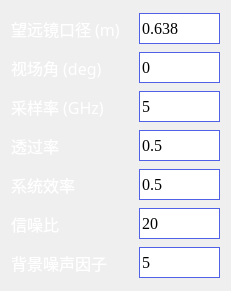
   <widget class="QWidget" name="widget_13" native="true">
    <property name="geometry">
     <rect>
      <x>29</x>
      <y>450</y>
      <width>231</width>
      <height>291</height>
     </rect>
    </property>
    <property name="sizePolicy">
     <sizepolicy hsizetype="Fixed" vsizetype="Fixed">
      <horstretch>0</horstretch>
      <verstretch>0</verstretch>
     </sizepolicy>
    </property>
    <layout class="QGridLayout" name="gridLayout_7">
     <item row="2" column="1">
      <widget class="QLineEdit" name="lineEdit_44">
       <property name="enabled">
        <bool>true</bool>
       </property>
       <property name="sizePolicy">
        <sizepolicy hsizetype="Preferred" vsizetype="Preferred">
         <horstretch>0</horstretch>
         <verstretch>0</verstretch>
        </sizepolicy>
       </property>
       <property name="minimumSize">
        <size>
         <width>81</width>
         <height>31</height>
        </size>
       </property>
       <property name="maximumSize">
        <size>
         <width>81</width>
         <height>31</height>
        </size>
       </property>
       <property name="font">
        <font>
         <family>Times New Roman</family>
         <pointsize>12</pointsize>
         <weight>50</weight>
         <italic>false</italic>
         <bold>false</bold>
        </font>
       </property>
       <property name="styleSheet">
        <string notr="true">border-style: outset; 
border-width: 1px; 
border-style:solid;
border-color: rgb(81,97,230);</string>
       </property>
       <property name="text">
        <string>5</string>
       </property>
      </widget>
     </item>
     <item row="4" column="0">
      <widget class="QLabel" name="label_88">
       <property name="font">
        <font>
         <family>微软雅黑</family>
         <pointsize>12</pointsize>
         <weight>50</weight>
         <italic>false</italic>
         <bold>false</bold>
        </font>
       </property>
       <property name="styleSheet">
        <string notr="true">color:rgb(255, 255, 255);
</string>
       </property>
       <property name="text">
        <string>系统效率</string>
       </property>
       <property name="textFormat">
        <enum>Qt::AutoText</enum>
       </property>
      </widget>
     </item>
     <item row="5" column="1">
      <widget class="QLineEdit" name="lineEdit_53">
       <property name="enabled">
        <bool>true</bool>
       </property>
       <property name="sizePolicy">
        <sizepolicy hsizetype="Preferred" vsizetype="Preferred">
         <horstretch>0</horstretch>
         <verstretch>0</verstretch>
        </sizepolicy>
       </property>
       <property name="minimumSize">
        <size>
         <width>81</width>
         <height>31</height>
        </size>
       </property>
       <property name="maximumSize">
        <size>
         <width>81</width>
         <height>31</height>
        </size>
       </property>
       <property name="font">
        <font>
         <family>Times New Roman</family>
         <pointsize>12</pointsize>
         <weight>50</weight>
         <italic>false</italic>
         <bold>false</bold>
        </font>
       </property>
       <property name="styleSheet">
        <string notr="true">border-style: outset; 
border-width: 1px; 
border-style:solid;
border-color: rgb(81,97,230);</string>
       </property>
       <property name="text">
        <string>20</string>
       </property>
      </widget>
     </item>
     <item row="1" column="0">
      <widget class="QLabel" name="label_89">
       <property name="font">
        <font>
         <family>微软雅黑</family>
         <pointsize>12</pointsize>
         <weight>50</weight>
         <italic>false</italic>
         <bold>false</bold>
        </font>
       </property>
       <property name="styleSheet">
        <string notr="true">color:rgb(255, 255, 255);
</string>
       </property>
       <property name="text">
        <string>视场角 (deg)</string>
       </property>
       <property name="textFormat">
        <enum>Qt::AutoText</enum>
       </property>
      </widget>
     </item>
     <item row="2" column="0">
      <widget class="QLabel" name="label_90">
       <property name="font">
        <font>
         <family>微软雅黑</family>
         <pointsize>12</pointsize>
         <weight>50</weight>
         <italic>false</italic>
         <bold>false</bold>
        </font>
       </property>
       <property name="styleSheet">
        <string notr="true">color:rgb(255, 255, 255);
</string>
       </property>
       <property name="text">
        <string>采样率 (GHz)</string>
       </property>
       <property name="textFormat">
        <enum>Qt::AutoText</enum>
       </property>
      </widget>
     </item>
     <item row="0" column="0">
      <widget class="QLabel" name="label_85">
       <property name="font">
        <font>
         <family>微软雅黑</family>
         <pointsize>12</pointsize>
         <weight>50</weight>
         <italic>false</italic>
         <bold>false</bold>
        </font>
       </property>
       <property name="styleSheet">
        <string notr="true">color:rgb(255, 255, 255);
</string>
       </property>
       <property name="text">
        <string>望远镜口径 (m)</string>
       </property>
       <property name="textFormat">
        <enum>Qt::AutoText</enum>
       </property>
      </widget>
     </item>
     <item row="3" column="1">
      <widget class="QLineEdit" name="lineEdit_41">
       <property name="enabled">
        <bool>true</bool>
       </property>
       <property name="sizePolicy">
        <sizepolicy hsizetype="Preferred" vsizetype="Preferred">
         <horstretch>0</horstretch>
         <verstretch>0</verstretch>
        </sizepolicy>
       </property>
       <property name="minimumSize">
        <size>
         <width>81</width>
         <height>31</height>
        </size>
       </property>
       <property name="maximumSize">
        <size>
         <width>81</width>
         <height>31</height>
        </size>
       </property>
       <property name="font">
        <font>
         <family>Times New Roman</family>
         <pointsize>12</pointsize>
         <weight>50</weight>
         <italic>false</italic>
         <bold>false</bold>
        </font>
       </property>
       <property name="styleSheet">
        <string notr="true">border-style: outset; 
border-width: 1px; 
border-style:solid;
border-color: rgb(81,97,230);</string>
       </property>
       <property name="text">
        <string>0.5</string>
       </property>
      </widget>
     </item>
     <item row="4" column="1">
      <widget class="QLineEdit" name="lineEdit_43">
       <property name="enabled">
        <bool>true</bool>
       </property>
       <property name="sizePolicy">
        <sizepolicy hsizetype="Preferred" vsizetype="Preferred">
         <horstretch>0</horstretch>
         <verstretch>0</verstretch>
        </sizepolicy>
       </property>
       <property name="minimumSize">
        <size>
         <width>81</width>
         <height>31</height>
        </size>
       </property>
       <property name="maximumSize">
        <size>
         <width>81</width>
         <height>31</height>
        </size>
       </property>
       <property name="font">
        <font>
         <family>Times New Roman</family>
         <pointsize>12</pointsize>
         <weight>50</weight>
         <italic>false</italic>
         <bold>false</bold>
        </font>
       </property>
       <property name="styleSheet">
        <string notr="true">border-style: outset; 
border-width: 1px; 
border-style:solid;
border-color: rgb(81,97,230);</string>
       </property>
       <property name="text">
        <string>0.5</string>
       </property>
      </widget>
     </item>
     <item row="5" column="0">
      <widget class="QLabel" name="label_102">
       <property name="font">
        <font>
         <family>微软雅黑</family>
         <pointsize>12</pointsize>
         <weight>50</weight>
         <italic>false</italic>
         <bold>false</bold>
        </font>
       </property>
       <property name="styleSheet">
        <string notr="true">color:rgb(255, 255, 255);
</string>
       </property>
       <property name="text">
        <string>信噪比</string>
       </property>
       <property name="textFormat">
        <enum>Qt::AutoText</enum>
       </property>
      </widget>
     </item>
     <item row="0" column="1">
      <widget class="QLineEdit" name="lineEdit_45">
       <property name="enabled">
        <bool>true</bool>
       </property>
       <property name="sizePolicy">
        <sizepolicy hsizetype="Preferred" vsizetype="Preferred">
         <horstretch>0</horstretch>
         <verstretch>0</verstretch>
        </sizepolicy>
       </property>
       <property name="minimumSize">
        <size>
         <width>81</width>
         <height>31</height>
        </size>
       </property>
       <property name="maximumSize">
        <size>
         <width>81</width>
         <height>31</height>
        </size>
       </property>
       <property name="font">
        <font>
         <family>Times New Roman</family>
         <pointsize>12</pointsize>
         <weight>50</weight>
         <italic>false</italic>
         <bold>false</bold>
        </font>
       </property>
       <property name="styleSheet">
        <string notr="true">border-style: outset; 
border-width: 1px; 
border-style:solid;
border-color: rgb(81,97,230);</string>
       </property>
       <property name="text">
        <string>0.638</string>
       </property>
      </widget>
     </item>
     <item row="1" column="1">
      <widget class="QLineEdit" name="lineEdit_42">
       <property name="enabled">
        <bool>true</bool>
       </property>
       <property name="sizePolicy">
        <sizepolicy hsizetype="Preferred" vsizetype="Preferred">
         <horstretch>0</horstretch>
         <verstretch>0</verstretch>
        </sizepolicy>
       </property>
       <property name="minimumSize">
        <size>
         <width>81</width>
         <height>31</height>
        </size>
       </property>
       <property name="maximumSize">
        <size>
         <width>81</width>
         <height>31</height>
        </size>
       </property>
       <property name="font">
        <font>
         <family>Times New Roman</family>
         <pointsize>12</pointsize>
         <weight>50</weight>
         <italic>false</italic>
         <bold>false</bold>
        </font>
       </property>
       <property name="styleSheet">
        <string notr="true">border-style: outset; 
border-width: 1px; 
border-style:solid;
border-color: rgb(81,97,230);</string>
       </property>
       <property name="text">
        <string>0</string>
       </property>
      </widget>
     </item>
     <item row="3" column="0">
      <widget class="QLabel" name="label_87">
       <property name="font">
        <font>
         <family>微软雅黑</family>
         <pointsize>12</pointsize>
         <weight>50</weight>
         <italic>false</italic>
         <bold>false</bold>
        </font>
       </property>
       <property name="styleSheet">
        <string notr="true">color:rgb(255, 255, 255);
</string>
       </property>
       <property name="text">
        <string>透过率</string>
       </property>
       <property name="textFormat">
        <enum>Qt::AutoText</enum>
       </property>
      </widget>
     </item>
     <item row="6" column="0">
      <widget class="QLabel" name="label_103">
       <property name="font">
        <font>
         <family>微软雅黑</family>
         <pointsize>12</pointsize>
         <weight>50</weight>
         <italic>false</italic>
         <bold>false</bold>
        </font>
       </property>
       <property name="styleSheet">
        <string notr="true">color:rgb(255, 255, 255);
</string>
       </property>
       <property name="text">
        <string>背景噪声因子</string>
       </property>
       <property name="textFormat">
        <enum>Qt::AutoText</enum>
       </property>
      </widget>
     </item>
     <item row="6" column="1">
      <widget class="QLineEdit" name="lineEdit_54">
       <property name="enabled">
        <bool>true</bool>
       </property>
       <property name="sizePolicy">
        <sizepolicy hsizetype="Preferred" vsizetype="Preferred">
         <horstretch>0</horstretch>
         <verstretch>0</verstretch>
        </sizepolicy>
       </property>
       <property name="minimumSize">
        <size>
         <width>81</width>
         <height>31</height>
        </size>
       </property>
       <property name="maximumSize">
        <size>
         <width>81</width>
         <height>31</height>
        </size>
       </property>
       <property name="font">
        <font>
         <family>Times New Roman</family>
         <pointsize>12</pointsize>
         <weight>50</weight>
         <italic>false</italic>
         <bold>false</bold>
        </font>
       </property>
       <property name="styleSheet">
        <string notr="true">border-style: outset; 
border-width: 1px; 
border-style:solid;
border-color: rgb(81,97,230);</string>
       </property>
       <property name="text">
        <string>5</string>
       </property>
      </widget>
     </item>
    </layout>
   </widget>
